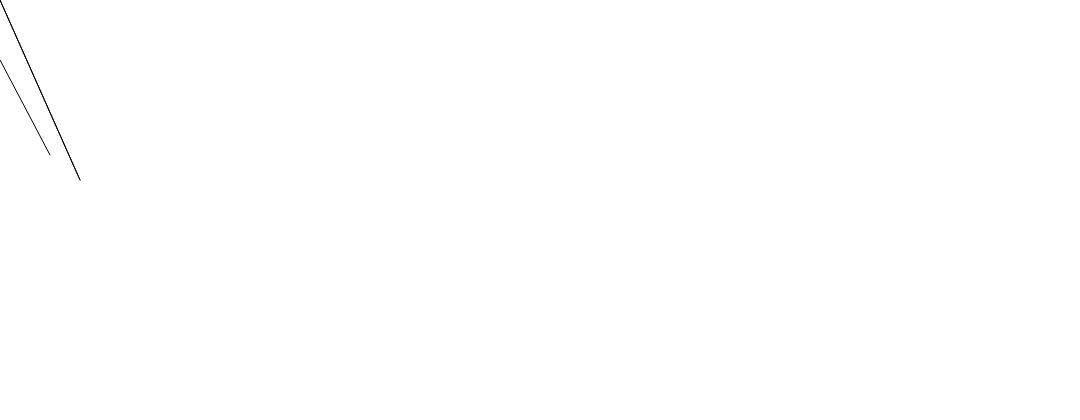
Frame 1 (no input)
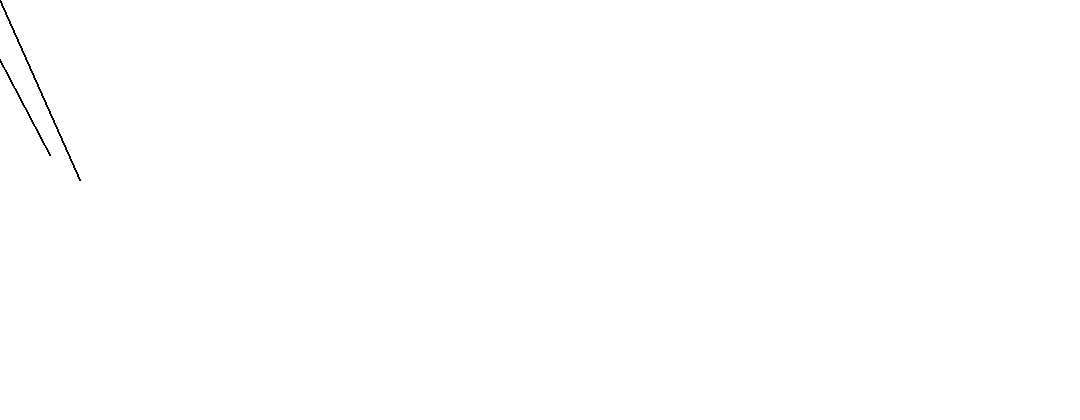
Frame 60 (no input)
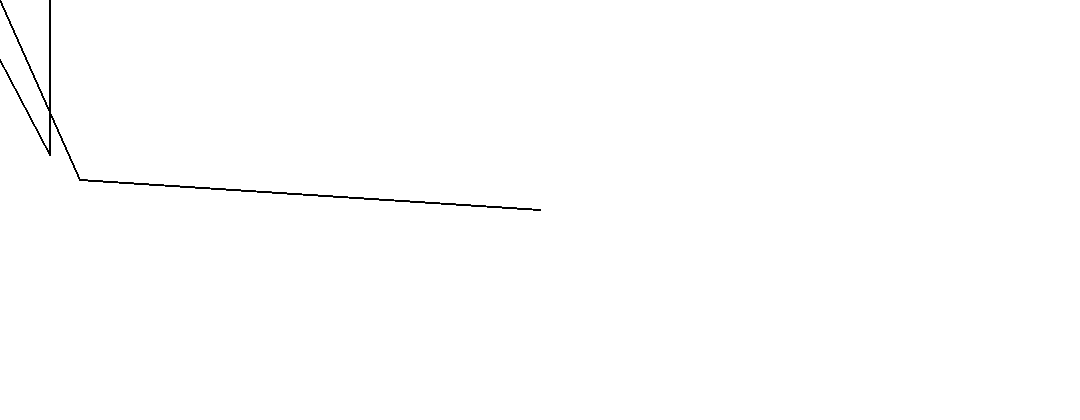
Frame 120 (the mouse pressed at the canvas centre since frame 60)

The p5.js sketch that drew these frames (run headless with seeded random() and noise() and a simulated clock; from frame 60 on, the mouse is pressed at the canvas centre):

// p5.js sketch
// ── sketch.js
function setup(){
  createCanvas(1080,420);
}
function draw(){
  if(mouseIsPressed){
    line(50,0,50,155);
  }else{
  line(0,60,50,155);
}
triangle(mouseX,mouseY,80,180);
}
